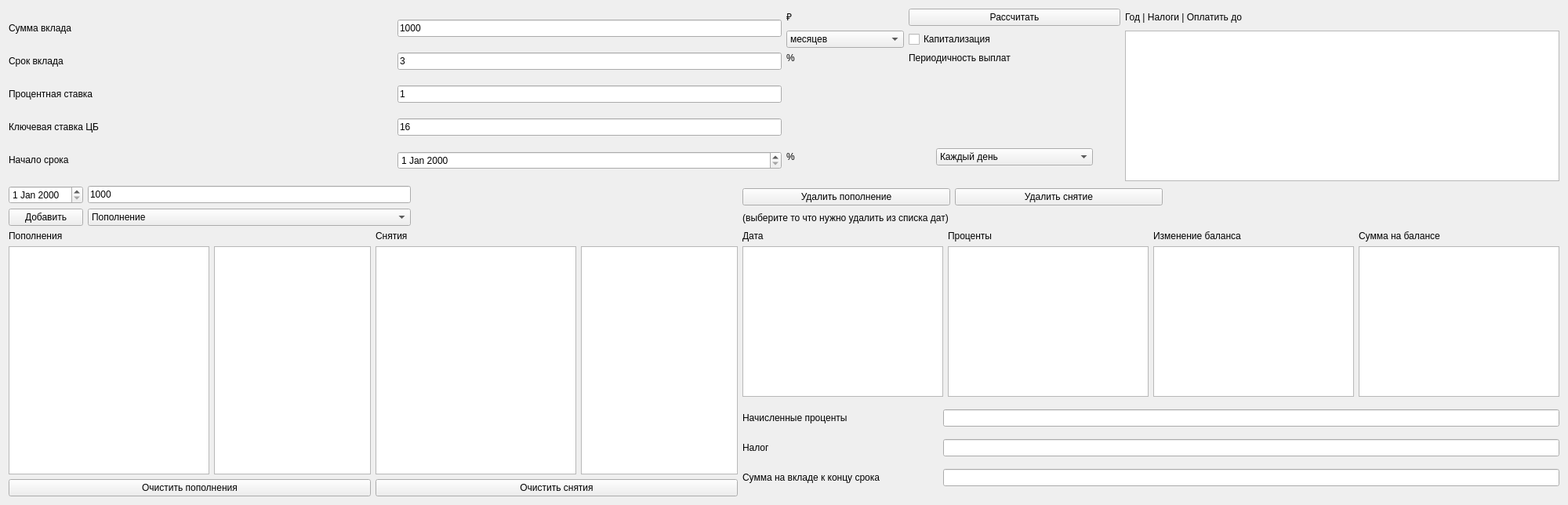
      <widget class="QWidget" name="tab_4">
       <attribute name="title">
        <string>Вклады</string>
       </attribute>
       <layout class="QGridLayout" name="gridLayout_14">
        <item row="5" column="1">
         <widget class="QPushButton" name="button_clear_withdraw">
          <property name="text">
           <string>Очистить снятия</string>
          </property>
         </widget>
        </item>
        <item row="1" column="2">
         <layout class="QGridLayout" name="gridLayout_15">
          <item row="0" column="0">
           <widget class="QPushButton" name="button_del_replenishment">
            <property name="text">
             <string>Удалить пополнение</string>
            </property>
           </widget>
          </item>
          <item row="0" column="1">
           <widget class="QPushButton" name="button_del_withdraw">
            <property name="text">
             <string>Удалить снятие</string>
            </property>
           </widget>
          </item>
          <item row="1" column="0" colspan="2">
           <widget class="QLabel" name="label_18">
            <property name="sizePolicy">
             <sizepolicy hsizetype="Fixed" vsizetype="Preferred">
              <horstretch>0</horstretch>
              <verstretch>0</verstretch>
             </sizepolicy>
            </property>
            <property name="text">
             <string>(выберите то что нужно удалить из списка дат)</string>
            </property>
            <property name="alignment">
             <set>Qt::AlignCenter</set>
            </property>
           </widget>
          </item>
          <item row="0" column="2">
           <widget class="QLabel" name="label_45">
            <property name="sizePolicy">
             <sizepolicy hsizetype="Expanding" vsizetype="Fixed">
              <horstretch>0</horstretch>
              <verstretch>0</verstretch>
             </sizepolicy>
            </property>
            <property name="maximumSize">
             <size>
              <width>200</width>
              <height>16777215</height>
             </size>
            </property>
            <property name="text">
             <string/>
            </property>
           </widget>
          </item>
          <item row="1" column="2">
           <widget class="QLabel" name="label_46">
            <property name="sizePolicy">
             <sizepolicy hsizetype="Expanding" vsizetype="Fixed">
              <horstretch>0</horstretch>
              <verstretch>0</verstretch>
             </sizepolicy>
            </property>
            <property name="maximumSize">
             <size>
              <width>500</width>
              <height>16777215</height>
             </size>
            </property>
            <property name="text">
             <string/>
            </property>
           </widget>
          </item>
         </layout>
        </item>
        <item row="5" column="0">
         <widget class="QPushButton" name="button_clear_replenishment">
          <property name="text">
           <string>Очистить пополнения</string>
          </property>
         </widget>
        </item>
        <item row="0" column="0" colspan="3">
         <layout class="QGridLayout" name="gridLayout_18">
          <item row="0" column="0">
           <layout class="QGridLayout" name="gridLayout_16">
            <property name="sizeConstraint">
             <enum>QLayout::SetDefaultConstraint</enum>
            </property>
            <item row="3" column="0">
             <widget class="QLabel" name="label_21">
              <property name="sizePolicy">
               <sizepolicy hsizetype="Expanding" vsizetype="Fixed">
                <horstretch>0</horstretch>
                <verstretch>0</verstretch>
               </sizepolicy>
              </property>
              <property name="text">
               <string>Процентная ставка</string>
              </property>
             </widget>
            </item>
            <item row="4" column="0">
             <widget class="QLabel" name="label_26">
              <property name="sizePolicy">
               <sizepolicy hsizetype="Expanding" vsizetype="Fixed">
                <horstretch>0</horstretch>
                <verstretch>0</verstretch>
               </sizepolicy>
              </property>
              <property name="text">
               <string>Ключевая ставка ЦБ</string>
              </property>
             </widget>
            </item>
            <item row="3" column="1">
             <widget class="QLineEdit" name="line_precent_deposit">
              <property name="text">
               <string>1</string>
              </property>
             </widget>
            </item>
            <item row="1" column="0">
             <widget class="QLabel" name="label_20">
              <property name="sizePolicy">
               <sizepolicy hsizetype="Expanding" vsizetype="Fixed">
                <horstretch>0</horstretch>
                <verstretch>0</verstretch>
               </sizepolicy>
              </property>
              <property name="text">
               <string>Срок вклада</string>
              </property>
             </widget>
            </item>
            <item row="0" column="1">
             <widget class="QLineEdit" name="line_sum_deposit">
              <property name="text">
               <string>1000</string>
              </property>
             </widget>
            </item>
            <item row="1" column="1">
             <widget class="QLineEdit" name="line_time_deposit">
              <property name="text">
               <string>3</string>
              </property>
             </widget>
            </item>
            <item row="4" column="1">
             <widget class="QLineEdit" name="line_precent_CB">
              <property name="text">
               <string>16</string>
              </property>
             </widget>
            </item>
            <item row="0" column="0">
             <widget class="QLabel" name="label_19">
              <property name="sizePolicy">
               <sizepolicy hsizetype="Expanding" vsizetype="Fixed">
                <horstretch>0</horstretch>
                <verstretch>0</verstretch>
               </sizepolicy>
              </property>
              <property name="text">
               <string>Сумма вклада</string>
              </property>
             </widget>
            </item>
            <item row="5" column="0">
             <widget class="QLabel" name="label_24">
              <property name="sizePolicy">
               <sizepolicy hsizetype="Expanding" vsizetype="Fixed">
                <horstretch>0</horstretch>
                <verstretch>0</verstretch>
               </sizepolicy>
              </property>
              <property name="text">
               <string>Начало срока</string>
              </property>
             </widget>
            </item>
            <item row="5" column="1">
             <widget class="QDateEdit" name="date_start_deposit"/>
            </item>
           </layout>
          </item>
          <item row="0" column="1">
           <layout class="QGridLayout" name="gridLayout_32">
            <property name="sizeConstraint">
             <enum>QLayout::SetDefaultConstraint</enum>
            </property>
            <item row="4" column="0">
             <widget class="QLabel" name="label_27">
              <property name="sizePolicy">
               <sizepolicy hsizetype="Expanding" vsizetype="Fixed">
                <horstretch>0</horstretch>
                <verstretch>0</verstretch>
               </sizepolicy>
              </property>
              <property name="maximumSize">
               <size>
                <width>150</width>
                <height>16777215</height>
               </size>
              </property>
              <property name="text">
               <string>%</string>
              </property>
             </widget>
            </item>
            <item row="4" column="1">
             <layout class="QGridLayout" name="gridLayout_33">
              <item row="2" column="0">
               <widget class="QComboBox" name="comboBox_period_peyment">
                <property name="maximumSize">
                 <size>
                  <width>200</width>
                  <height>16777215</height>
                 </size>
                </property>
                <item>
                 <property name="text">
                  <string>Каждый день</string>
                 </property>
                </item>
                <item>
                 <property name="text">
                  <string>Каждую неделю</string>
                 </property>
                </item>
                <item>
                 <property name="text">
                  <string>Раз в месяц</string>
                 </property>
                </item>
                <item>
                 <property name="text">
                  <string>Раз в 2 месяца</string>
                 </property>
                </item>
                <item>
                 <property name="text">
                  <string>Раз в квартал</string>
                 </property>
                </item>
                <item>
                 <property name="text">
                  <string>Раз в 4 месяца</string>
                 </property>
                </item>
                <item>
                 <property name="text">
                  <string>Раз в пол года</string>
                 </property>
                </item>
                <item>
                 <property name="text">
                  <string>Раз в год</string>
                 </property>
                </item>
                <item>
                 <property name="text">
                  <string>В конце срока</string>
                 </property>
                </item>
               </widget>
              </item>
             </layout>
            </item>
            <item row="5" column="0">
             <widget class="QLabel" name="label_28">
              <property name="sizePolicy">
               <sizepolicy hsizetype="Expanding" vsizetype="Fixed">
                <horstretch>0</horstretch>
                <verstretch>0</verstretch>
               </sizepolicy>
              </property>
              <property name="maximumSize">
               <size>
                <width>150</width>
                <height>16777215</height>
               </size>
              </property>
              <property name="text">
               <string/>
              </property>
             </widget>
            </item>
            <item row="2" column="0">
             <widget class="QLabel" name="label_23">
              <property name="sizePolicy">
               <sizepolicy hsizetype="Expanding" vsizetype="Fixed">
                <horstretch>0</horstretch>
                <verstretch>0</verstretch>
               </sizepolicy>
              </property>
              <property name="maximumSize">
               <size>
                <width>150</width>
                <height>16777215</height>
               </size>
              </property>
              <property name="text">
               <string>%</string>
              </property>
             </widget>
            </item>
            <item row="1" column="1">
             <widget class="QCheckBox" name="checkBox">
              <property name="text">
               <string>Капитализация</string>
              </property>
             </widget>
            </item>
            <item row="0" column="1">
             <widget class="QPushButton" name="button_deposit_calc">
              <property name="text">
               <string>Рассчитать</string>
              </property>
             </widget>
            </item>
            <item row="1" column="0">
             <widget class="QComboBox" name="comboBox_time_deposit">
              <property name="sizePolicy">
               <sizepolicy hsizetype="Expanding" vsizetype="Fixed">
                <horstretch>0</horstretch>
                <verstretch>0</verstretch>
               </sizepolicy>
              </property>
              <property name="maximumSize">
               <size>
                <width>150</width>
                <height>16777215</height>
               </size>
              </property>
              <item>
               <property name="text">
                <string>месяцев</string>
               </property>
              </item>
              <item>
               <property name="text">
                <string>лет</string>
               </property>
              </item>
             </widget>
            </item>
            <item row="0" column="2">
             <widget class="QLabel" name="label_42">
              <property name="sizePolicy">
               <sizepolicy hsizetype="Fixed" vsizetype="Fixed">
                <horstretch>0</horstretch>
                <verstretch>0</verstretch>
               </sizepolicy>
              </property>
              <property name="minimumSize">
               <size>
                <width>170</width>
                <height>0</height>
               </size>
              </property>
              <property name="text">
               <string>Год | Налоги | Оплатить до</string>
              </property>
             </widget>
            </item>
            <item row="2" column="1">
             <widget class="QLabel" name="label_25">
              <property name="sizePolicy">
               <sizepolicy hsizetype="Expanding" vsizetype="Fixed">
                <horstretch>0</horstretch>
                <verstretch>0</verstretch>
               </sizepolicy>
              </property>
              <property name="maximumSize">
               <size>
                <width>270</width>
                <height>16777215</height>
               </size>
              </property>
              <property name="text">
               <string>Периодичность выплат</string>
              </property>
             </widget>
            </item>
            <item row="0" column="0">
             <widget class="QLabel" name="label_22">
              <property name="sizePolicy">
               <sizepolicy hsizetype="Expanding" vsizetype="Fixed">
                <horstretch>0</horstretch>
                <verstretch>0</verstretch>
               </sizepolicy>
              </property>
              <property name="maximumSize">
               <size>
                <width>150</width>
                <height>16777215</height>
               </size>
              </property>
              <property name="text">
               <string>₽</string>
              </property>
              <property name="alignment">
               <set>Qt::AlignLeading|Qt::AlignLeft|Qt::AlignTop</set>
              </property>
             </widget>
            </item>
            <item row="1" column="2" rowspan="5">
             <widget class="QListWidget" name="listWidget_result_tax">
              <property name="minimumSize">
               <size>
                <width>200</width>
                <height>0</height>
               </size>
              </property>
              <property name="maximumSize">
               <size>
                <width>16777215</width>
                <height>16777215</height>
               </size>
              </property>
             </widget>
            </item>
           </layout>
          </item>
         </layout>
        </item>
        <item row="2" column="0">
         <widget class="QLabel" name="label_16">
          <property name="sizePolicy">
           <sizepolicy hsizetype="Expanding" vsizetype="Fixed">
            <horstretch>0</horstretch>
            <verstretch>0</verstretch>
           </sizepolicy>
          </property>
          <property name="text">
           <string>Пополнения</string>
          </property>
         </widget>
        </item>
        <item row="4" column="2" rowspan="2">
         <layout class="QGridLayout" name="gridLayout_34">
          <item row="1" column="0">
           <widget class="QLabel" name="label_38">
            <property name="sizePolicy">
             <sizepolicy hsizetype="Fixed" vsizetype="Fixed">
              <horstretch>0</horstretch>
              <verstretch>0</verstretch>
             </sizepolicy>
            </property>
            <property name="maximumSize">
             <size>
              <width>16777215</width>
              <height>16777215</height>
             </size>
            </property>
            <property name="text">
             <string>Налог </string>
            </property>
           </widget>
          </item>
          <item row="0" column="1">
           <widget class="QLineEdit" name="line_sum_precent">
            <property name="minimumSize">
             <size>
              <width>180</width>
              <height>0</height>
             </size>
            </property>
            <property name="maximumSize">
             <size>
              <width>16777215</width>
              <height>16777215</height>
             </size>
            </property>
            <property name="readOnly">
             <bool>true</bool>
            </property>
           </widget>
          </item>
          <item row="2" column="0">
           <widget class="QLabel" name="label_39">
            <property name="sizePolicy">
             <sizepolicy hsizetype="Fixed" vsizetype="Fixed">
              <horstretch>0</horstretch>
              <verstretch>0</verstretch>
             </sizepolicy>
            </property>
            <property name="maximumSize">
             <size>
              <width>16777215</width>
              <height>16777215</height>
             </size>
            </property>
            <property name="text">
             <string>Сумма на вкладе к концу срока</string>
            </property>
           </widget>
          </item>
          <item row="0" column="0">
           <widget class="QLabel" name="label_35">
            <property name="sizePolicy">
             <sizepolicy hsizetype="Fixed" vsizetype="Fixed">
              <horstretch>0</horstretch>
              <verstretch>0</verstretch>
             </sizepolicy>
            </property>
            <property name="minimumSize">
             <size>
              <width>250</width>
              <height>0</height>
             </size>
            </property>
            <property name="maximumSize">
             <size>
              <width>16777215</width>
              <height>16777215</height>
             </size>
            </property>
            <property name="text">
             <string>Начисленные проценты</string>
            </property>
           </widget>
          </item>
          <item row="2" column="1">
           <widget class="QLineEdit" name="line_sum_in_end">
            <property name="maximumSize">
             <size>
              <width>16777215</width>
              <height>16777215</height>
             </size>
            </property>
            <property name="readOnly">
             <bool>true</bool>
            </property>
           </widget>
          </item>
          <item row="1" column="1">
           <widget class="QLineEdit" name="line_tax">
            <property name="maximumSize">
             <size>
              <width>16777215</width>
              <height>16777215</height>
             </size>
            </property>
            <property name="readOnly">
             <bool>true</bool>
            </property>
           </widget>
          </item>
         </layout>
        </item>
        <item row="2" column="1">
         <widget class="QLabel" name="label_17">
          <property name="sizePolicy">
           <sizepolicy hsizetype="Expanding" vsizetype="Fixed">
            <horstretch>0</horstretch>
            <verstretch>0</verstretch>
           </sizepolicy>
          </property>
          <property name="text">
           <string>Снятия</string>
          </property>
         </widget>
        </item>
        <item row="3" column="1" rowspan="2">
         <layout class="QGridLayout" name="gridLayout_20">
          <item row="0" column="1">
           <widget class="QListWidget" name="listWidget_withdraw_sum">
            <property name="minimumSize">
             <size>
              <width>150</width>
              <height>0</height>
             </size>
            </property>
            <property name="maximumSize">
             <size>
              <width>200</width>
              <height>16777215</height>
             </size>
            </property>
           </widget>
          </item>
          <item row="0" column="0">
           <widget class="QListWidget" name="listWidget_withdraw_date">
            <property name="minimumSize">
             <size>
              <width>170</width>
              <height>0</height>
             </size>
            </property>
            <property name="maximumSize">
             <size>
              <width>16777215</width>
              <height>16777215</height>
             </size>
            </property>
           </widget>
          </item>
         </layout>
        </item>
        <item row="1" column="0" colspan="2">
         <layout class="QGridLayout" name="gridLayout_13">
          <item row="1" column="0">
           <widget class="QPushButton" name="button_add_date">
            <property name="text">
             <string>Добавить</string>
            </property>
           </widget>
          </item>
          <item row="1" column="1">
           <widget class="QComboBox" name="comboBox__add_or_del">
            <item>
             <property name="text">
              <string>Пополнение</string>
             </property>
            </item>
            <item>
             <property name="text">
              <string>Снятие</string>
             </property>
            </item>
           </widget>
          </item>
          <item row="0" column="0">
           <widget class="QDateEdit" name="date_add_or_del"/>
          </item>
          <item row="0" column="1">
           <widget class="QLineEdit" name="line_sum_add_or_del">
            <property name="text">
             <string>1000</string>
            </property>
           </widget>
          </item>
          <item row="0" column="2">
           <widget class="QLabel" name="label_error_deposit">
            <property name="sizePolicy">
             <sizepolicy hsizetype="Expanding" vsizetype="Fixed">
              <horstretch>0</horstretch>
              <verstretch>0</verstretch>
             </sizepolicy>
            </property>
            <property name="text">
             <string/>
            </property>
           </widget>
          </item>
          <item row="1" column="2">
           <widget class="QLabel" name="label_41">
            <property name="sizePolicy">
             <sizepolicy hsizetype="Expanding" vsizetype="Fixed">
              <horstretch>0</horstretch>
              <verstretch>0</verstretch>
             </sizepolicy>
            </property>
            <property name="text">
             <string/>
            </property>
           </widget>
          </item>
         </layout>
        </item>
        <item row="2" column="2" rowspan="2">
         <layout class="QGridLayout" name="gridLayout_23">
          <item row="0" column="0">
           <layout class="QGridLayout" name="gridLayout_22">
            <item row="0" column="1">
             <widget class="QLabel" name="label_30">
              <property name="sizePolicy">
               <sizepolicy hsizetype="Expanding" vsizetype="Fixed">
                <horstretch>0</horstretch>
                <verstretch>0</verstretch>
               </sizepolicy>
              </property>
              <property name="maximumSize">
               <size>
                <width>150</width>
                <height>16777215</height>
               </size>
              </property>
              <property name="text">
               <string>Проценты</string>
              </property>
             </widget>
            </item>
            <item row="0" column="3">
             <widget class="QLabel" name="label_36">
              <property name="sizePolicy">
               <sizepolicy hsizetype="Fixed" vsizetype="Fixed">
                <horstretch>0</horstretch>
                <verstretch>0</verstretch>
               </sizepolicy>
              </property>
              <property name="minimumSize">
               <size>
                <width>170</width>
                <height>0</height>
               </size>
              </property>
              <property name="text">
               <string>Сумма на балансе</string>
              </property>
             </widget>
            </item>
            <item row="0" column="0">
             <widget class="QLabel" name="label_29">
              <property name="sizePolicy">
               <sizepolicy hsizetype="Expanding" vsizetype="Fixed">
                <horstretch>0</horstretch>
                <verstretch>0</verstretch>
               </sizepolicy>
              </property>
              <property name="maximumSize">
               <size>
                <width>130</width>
                <height>16777215</height>
               </size>
              </property>
              <property name="text">
               <string>Дата</string>
              </property>
             </widget>
            </item>
            <item row="0" column="2">
             <widget class="QLabel" name="label_37">
              <property name="sizePolicy">
               <sizepolicy hsizetype="Fixed" vsizetype="Fixed">
                <horstretch>0</horstretch>
                <verstretch>0</verstretch>
               </sizepolicy>
              </property>
              <property name="text">
               <string>Изменение баланса</string>
              </property>
             </widget>
            </item>
            <item row="1" column="0">
             <widget class="QListWidget" name="listWidget_result_data"/>
            </item>
            <item row="1" column="1">
             <widget class="QListWidget" name="listWidget_result_precent"/>
            </item>
            <item row="1" column="2">
             <widget class="QListWidget" name="listWidget_result_add_sum"/>
            </item>
            <item row="1" column="3">
             <widget class="QListWidget" name="listWidget_result_final_sum"/>
            </item>
           </layout>
          </item>
         </layout>
        </item>
        <item row="3" column="0" rowspan="2">
         <layout class="QGridLayout" name="gridLayout_19">
          <item row="0" column="0">
           <widget class="QListWidget" name="listWidget_replenishment_date">
            <property name="minimumSize">
             <size>
              <width>170</width>
              <height>0</height>
             </size>
            </property>
            <property name="maximumSize">
             <size>
              <width>16777215</width>
              <height>16777215</height>
             </size>
            </property>
           </widget>
          </item>
          <item row="0" column="1">
           <widget class="QListWidget" name="listWidget_replenishment_sum">
            <property name="minimumSize">
             <size>
              <width>150</width>
              <height>0</height>
             </size>
            </property>
            <property name="maximumSize">
             <size>
              <width>200</width>
              <height>16777215</height>
             </size>
            </property>
           </widget>
          </item>
         </layout>
        </item>
       </layout>
      </widget>
